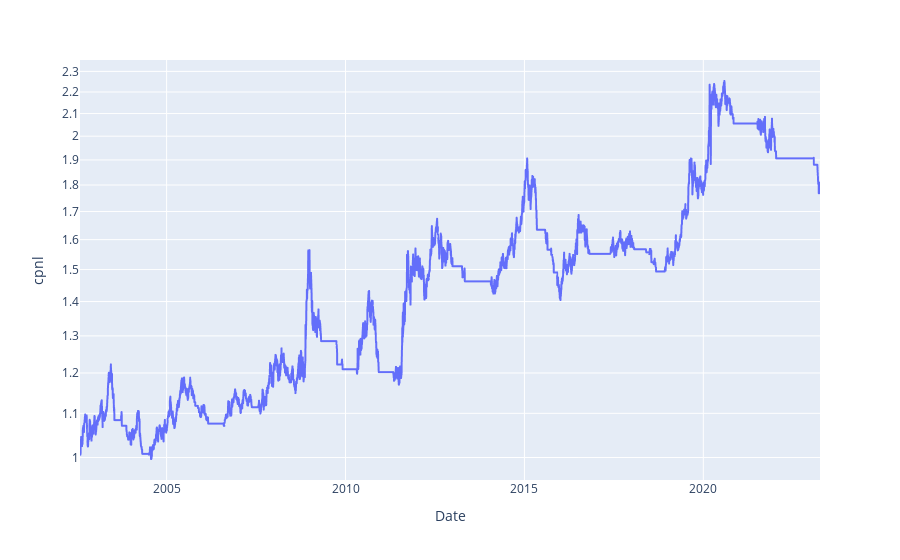

Notebook source saved alongside this figure:
### Code cell
prices_df.loc[prices_df['Adj Close'] < prices_df['sma200'], 'pnl'] = 0
prices_df['cpnl'] = (prices_df.pnl + 1).cumprod().ffill()
sr(prices_df.pnl.dropna().values)
cagr(prices_df.cpnl)
px.line(prices_df, y='cpnl', log_y = True)

### Figure 1 — Plotly figure (JSON) as saved in the notebook; plotly's stock layout.template omitted (floating-point values rounded to 4 significant figures; data arrays with more than 128 entries replaced by an {"elided": "..."} marker saying what was removed)
{"data": [{"hovertemplate": "Date=%{x}<br>cpnl=%{y}<extra></extra>", "legendgroup": "", "line": {"color": "#636efa", "dash": "solid"}, "marker": {"symbol": "circle"}, "mode": "lines", "name": "", "showlegend": false, "type": "scattergl", "x": {"elided": "5207 str values"}, "xaxis": "x", "y": {"elided": "5207 float values"}, "yaxis": "y"}], "layout": {"legend": {"tracegroupgap": 0}, "margin": {"t": 60}, "xaxis": {"anchor": "y", "domain": [0, 1], "title": {"text": "Date"}}, "yaxis": {"anchor": "x", "domain": [0, 1], "title": {"text": "cpnl"}, "type": "log"}}}
